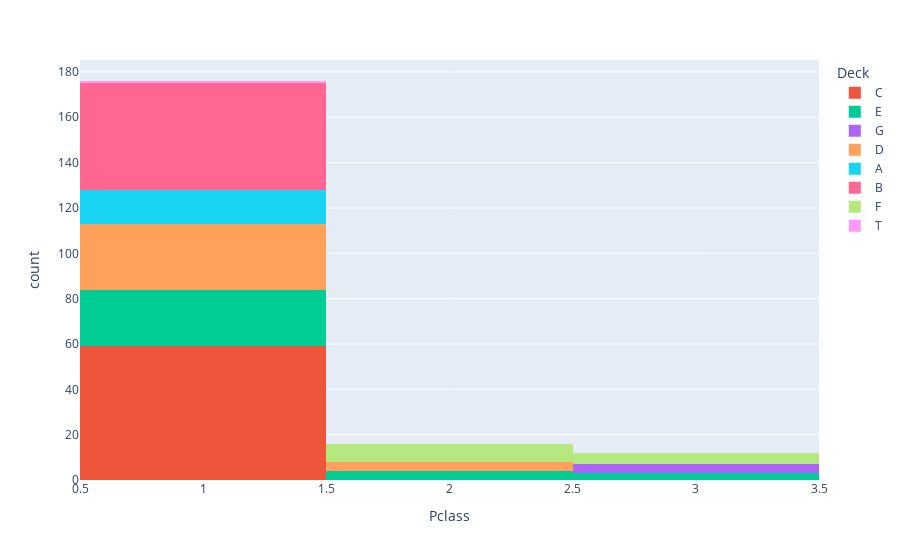

The code cell stored with this chart in its notebook:
### Code cell
fig = px.histogram(titanic.df, x="Pclass", color="Deck")
fig.show()

### Figure 1 — Plotly figure (JSON) as saved in the notebook; plotly's stock layout.template omitted (floating-point values rounded to 4 significant figures)
{"data": [{"bingroup": "x", "hovertemplate": "Deck=C<br>Pclass=%{x}<br>count=%{y}<extra></extra>", "legendgroup": "C", "marker": {"color": "#EF553B", "pattern": {"shape": ""}}, "name": "C", "orientation": "v", "showlegend": true, "type": "histogram", "x": [1, 1, 1, 1, 1, 1, 1, 1, 1, 1, 1, 1, 1, 1, 1, 1, 1, 1, 1, 1, 1, 1, 1, 1, 1, 1, 1, 1, 1, 1, 1, 1, 1, 1, 1, 1, 1, 1, 1, 1, 1, 1, 1, 1, 1, 1, 1, 1, 1, 1, 1, 1, 1, 1, 1, 1, 1, 1, 1], "xaxis": "x", "yaxis": "y"}, {"bingroup": "x", "hovertemplate": "Deck=E<br>Pclass=%{x}<br>count=%{y}<extra></extra>", "legendgroup": "E", "marker": {"color": "#00cc96", "pattern": {"shape": ""}}, "name": "E", "orientation": "v", "showlegend": true, "type": "histogram", "x": [1, 1, 2, 1, 1, 2, 1, 1, 1, 1, 1, 3, 1, 1, 1, 1, 1, 1, 1, 1, 1, 1, 1, 1, 2, 1, 3, 2, 1, 3, 1, 1], "xaxis": "x", "yaxis": "y"}, {"bingroup": "x", "hovertemplate": "Deck=G<br>Pclass=%{x}<br>count=%{y}<extra></extra>", "legendgroup": "G", "marker": {"color": "#ab63fa", "pattern": {"shape": ""}}, "name": "G", "orientation": "v", "showlegend": true, "type": "histogram", "x": [3, 3, 3, 3], "xaxis": "x", "yaxis": "y"}, {"bingroup": "x", "hovertemplate": "Deck=D<br>Pclass=%{x}<br>count=%{y}<extra></extra>", "legendgroup": "D", "marker": {"color": "#FFA15A", "pattern": {"shape": ""}}, "name": "D", "orientation": "v", "showlegend": true, "type": "histogram", "x": [2, 1, 1, 1, 1, 1, 1, 1, 1, 1, 2, 2, 1, 1, 1, 2, 1, 1, 1, 1, 1, 1, 1, 1, 1, 1, 1, 1, 1, 1, 1, 1, 1], "xaxis": "x", "yaxis": "y"}, {"bingroup": "x", "hovertemplate": "Deck=A<br>Pclass=%{x}<br>count=%{y}<extra></extra>", "legendgroup": "A", "marker": {"color": "#19d3f3", "pattern": {"shape": ""}}, "name": "A", "orientation": "v", "showlegend": true, "type": "histogram", "x": [1, 1, 1, 1, 1, 1, 1, 1, 1, 1, 1, 1, 1, 1, 1], "xaxis": "x", "yaxis": "y"}, {"bingroup": "x", "hovertemplate": "Deck=B<br>Pclass=%{x}<br>count=%{y}<extra></extra>", "legendgroup": "B", "marker": {"color": "#FF6692", "pattern": {"shape": ""}}, "name": "B", "orientation": "v", "showlegend": true, "type": "histogram", "x": [1, 1, 1, 1, 1, 1, 1, 1, 1, 1, 1, 1, 1, 1, 1, 1, 1, 1, 1, 1, 1, 1, 1, 1, 1, 1, 1, 1, 1, 1, 1, 1, 1, 1, 1, 1, 1, 1, 1, 1, 1, 1, 1, 1, 1, 1, 1], "xaxis": "x", "yaxis": "y"}, {"bingroup": "x", "hovertemplate": "Deck=F<br>Pclass=%{x}<br>count=%{y}<extra></extra>", "legendgroup": "F", "marker": {"color": "#B6E880", "pattern": {"shape": ""}}, "name": "F", "orientation": "v", "showlegend": true, "type": "histogram", "x": [2, 3, 3, 2, 2, 2, 2, 2, 2, 2, 3, 3, 3], "xaxis": "x", "yaxis": "y"}, {"bingroup": "x", "hovertemplate": "Deck=T<br>Pclass=%{x}<br>count=%{y}<extra></extra>", "legendgroup": "T", "marker": {"color": "#FF97FF", "pattern": {"shape": ""}}, "name": "T", "orientation": "v", "showlegend": true, "type": "histogram", "x": [1], "xaxis": "x", "yaxis": "y"}], "layout": {"barmode": "relative", "legend": {"title": {"text": "Deck"}, "tracegroupgap": 0}, "margin": {"t": 60}, "xaxis": {"anchor": "y", "domain": [0, 1], "title": {"text": "Pclass"}}, "yaxis": {"anchor": "x", "domain": [0, 1], "title": {"text": "count"}}}}
